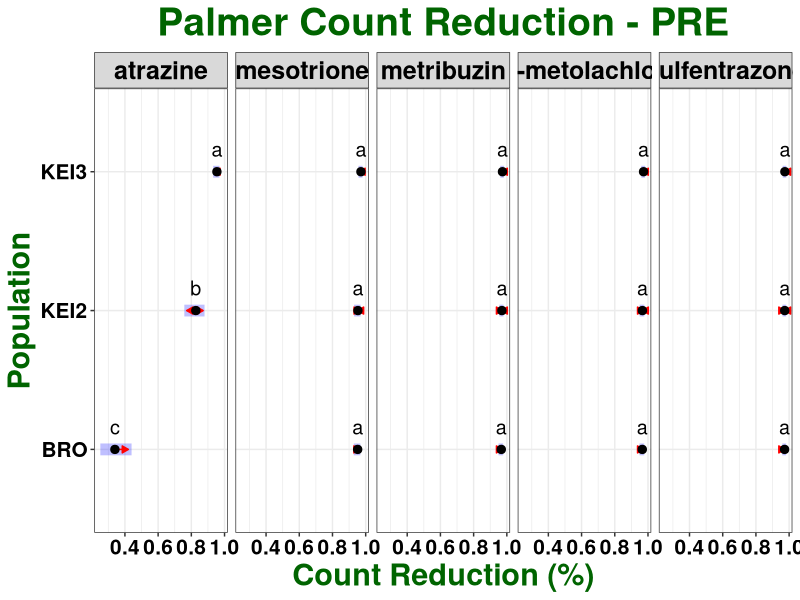

The R source for this figure: (Note: this script raises an error after producing the figure.)
## ---- chunk 1

knitr::opts_chunk$set(echo = TRUE)
library(tidyverse)
library(ggplot2)
library(car)
library(emmeans)
library(glmmTMB)

## ---- chunk 2

palmer <- read.csv("All PRE_Reduction.csv")

str(palmer)

palmer$run <- as.factor(palmer$run)

palmer$pop <- as.factor(palmer$pop)

palmer$herb <- as.factor(palmer$herb)

palmer$rate <- as.factor(palmer$rate)

palmer$rep <- as.factor(palmer$rep)

str(palmer)

## ---- chunk 3

model <- glmmTMB(logit(count_red) ~ pop * herb * rate + (1|run), data = palmer, family = "gaussian")

## ---- chunk 4

summary(model)

## ---- chunk 5

glmmTMB:::Anova.glmmTMB(model)

## ---- chunk 6

emm_pop_herb <- emmeans(model, ~ pop|herb, adjust = "tukey", type = "response", contr = "pairwise")

emm_pop_herb

CLD_emm_pop_herb <- if(requireNamespace("multcomp")) {
    multcomp::cld(emm_pop_herb$emmeans, alpha = 0.05, Letters=letters, adjust="tukey", reversed = T)}

CLD_emm_pop_herb



emm_herb_rate <- emmeans(model, ~ herb|rate, adjust = "tukey", type = "response", contr = "pairwise")

emm_herb_rate

CLD_emm_herb_rate <- if(requireNamespace("multcomp")) {
    multcomp::cld(emm_herb_rate$emmeans, alpha = 0.05, Letters=letters, adjust="tukey", reversed = T)}

CLD_emm_herb_rate

## ---- chunk 7

plot(emm_pop_herb, adjust = "tukey", comparisons = T, alpha = 0.05) + 
  geom_point(size = 2.5) +
  facet_grid( ~ herb, labeller = label_value) +
  geom_text(aes(label = c("c", "b", "a", 
                          "a", "a", "a", 
                          "a", "a", "a", 
                          "a", "a", "a", 
                          "a", "a", "a")),
            vjust = -1, size = 5) +
  labs(title = "Palmer Count Reduction - PRE", 
       x = "Count Reduction (%)", 
       y = "Population") + 
  theme_bw() + 
  theme (plot.title = element_text(face = "bold", hjust = 0.5, size = 28, colour = "darkgreen"), 
         axis.title = element_text(face = "bold", size = 22, colour = "darkgreen"), 
         axis.text = element_text(face = "bold", size = 15, colour = "black"),
         strip.text = element_text(face = "bold", size = 18, colour = "black")) +
  ggsave("LOGIT Tukey HSD_POPxHERB.jpeg", units="in", width = 15, height = 3, dpi = 600)




plot(emm_herb_rate, adjust = "tukey", comparisons = T, alpha = 0.05) + 
  geom_point(size = 2.5) +
  facet_grid( ~ rate, labeller = label_value) +
  geom_text(aes(label = c("c", "b", "ab", "ab", "a", 
                          "b", "a", "a", "a", "a", 
                          "b", "a", "a", "a", "a")),
            vjust = -1, size = 5) +
  labs(title = "Palmer Count Reduction - PRE", 
       x = "Count Reduction (%)", 
       y = "Population") + 
  theme_bw() + 
  theme (plot.title = element_text(face = "bold", hjust = 0.5, size = 28, colour = "darkgreen"), 
         axis.title = element_text(face = "bold", size = 22, colour = "darkgreen"), 
         axis.text = element_text(face = "bold", size = 15, colour = "black"),
         strip.text = element_text(face = "bold", size = 18, colour = "black")) +
  ggsave("LOGIT Tukey HSD_HERBxRATE.jpeg", units="in", width = 15, height = 4, dpi = 600)
